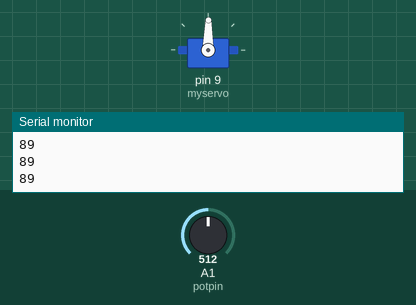
A sketch run on a simulated Arduino Uno, built with avr-gcc and run on an emulated ATmega328P. Parts: servo, the last lines printed to the serial monitor. Inputs (shaded band) come from the test bench; at power-on: A1 (potpin) = 512.

Above: at 1.2 s.
1.3 s: A1 (potpin) set to 716
At 2.0 s:
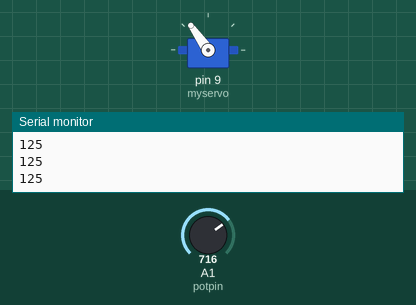
2.8 s: A1 (potpin) set to 900
At 3.5 s:
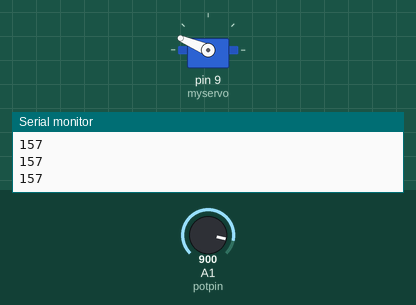
4.3 s: A1 (potpin) set to 1023
At 5.5 s:
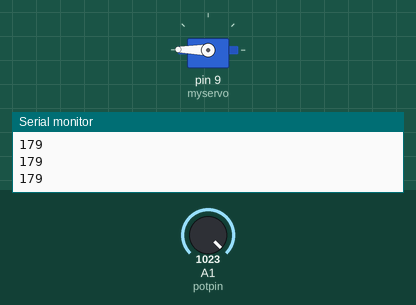
5.8 s: A1 (potpin) set to 306
At 6.5 s:
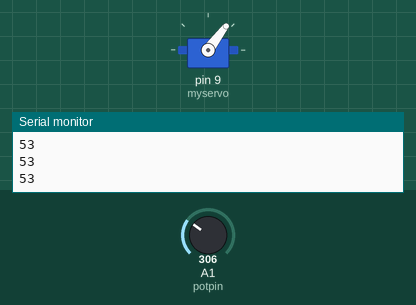
7.3 s: A1 (potpin) set to 122
At 7.8 s:
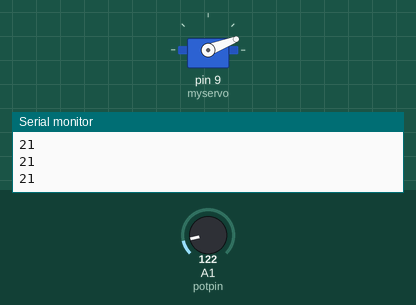
8.8 s: A1 (potpin) set to 511
At 9.1 s:
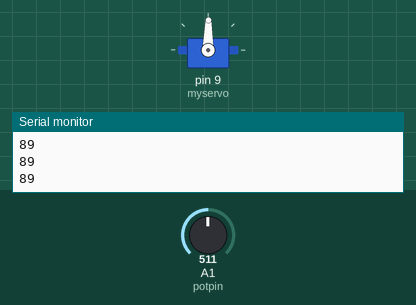
Timing chart, 0 to 11.3 s (numbered marks = the images above; inputs shaded):
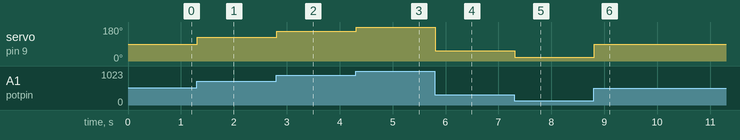

The sketch:

ServoPoti.ino
```cpp
#include <Servo.h>

Servo myservo;  // create servo object to control a servo

int potpin = 1;  // analog pin used to connect the potentiometer
int val;    // variable to read the value from the analog pin

void setup()
{
  Serial.begin(9600);
  myservo.attach(9);  // attaches the servo on pin 9 to the servo object
}

void loop()
{
  Serial.println(val);
  val = analogRead(potpin);            // reads the value of the potentiometer (value between 0 and 1023)
  val = map(val, 0, 1023, 0, 179);     // scale it to use it with the servo (value between 0 and 180)
  myservo.write(val);                  // sets the servo position according to the scaled value
  delay(15);                           // waits for the servo to get there
}
```

Measured:
- after the input at 1.3 s, servo on pin 9 (myservo): 89° → 125° at once
- after the input at 2.8 s, servo on pin 9 (myservo): 125° → 157° at once
- after the input at 4.3 s, servo on pin 9 (myservo): 157° → 179° at once
- after the input at 5.8 s, servo on pin 9 (myservo): 179° → 53° at once
- after the input at 7.3 s, servo on pin 9 (myservo): 53° → 21° at once
- after the input at 8.8 s, servo on pin 9 (myservo): 21° → 89° at once
